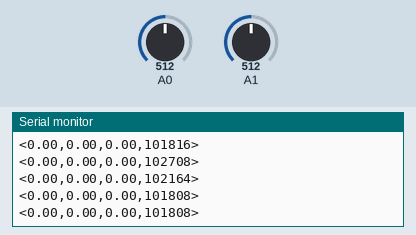
This sketch was run on a simulated Arduino Uno, built with avr-gcc and run on an emulated ATmega328P. On the bench: the last lines printed to the serial monitor. The inputs (shaded band) are chosen by the test bench; at power-on: A1 = 512, A0 = 512.

Above: at 5.7 s.
5.8 s: A1 set to 585
At 5.83 s:
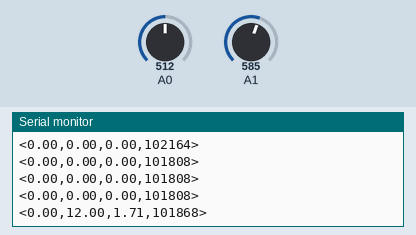
7.3 s: A1 set to 555
At 7.37 s:
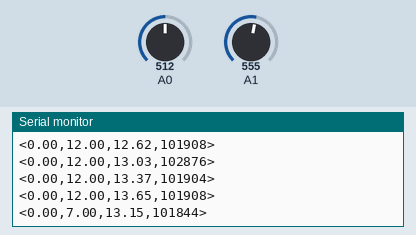
Timing chart, 0 to 9.8 s (numbered marks = the images above; inputs shaded):
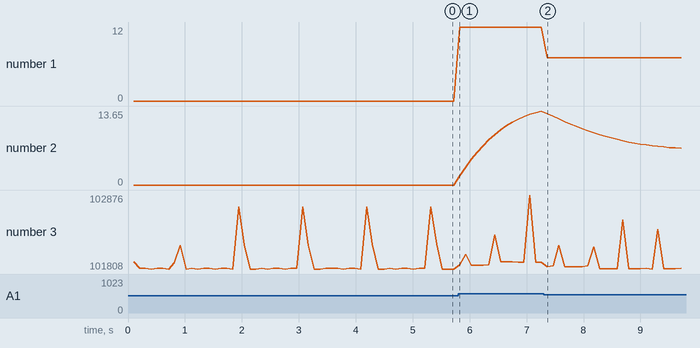

Measured:
- after the input at 5.8 s, the serial monitor: prints a new line at once (image 1)
- after the input at 7.3 s, the serial monitor: prints a new line after 0.06 s (image 2)
- plotted number 1: 0 → 12 after the input at 5.8 s, 12 → 7 after the input at 7.3 s
- plotted number 2: 0 → 13.65 after the input at 5.8 s, 13.65 → 6.77 after the input at 7.3 s
- plotted number 3: 101808 → 101908 after the input at 5.8 s

The sketch:

Debug_test.ino
```cpp
/*************************************************/
/* Debug_test.ino -- Debug software debugger     */
/*                                               */
/* Author: Mathias Dannesbo <neic@neic.dk>       */
/*                                               */
/* Time-stamp: <2012-05-09 21:42:51 (neic)>      */
/* Part of the Swagway project                   */
/* https://github.com/neic/Swagway               */
/*                                               */
/*************************************************/

#include <math.h>


unsigned long sinceLastSend;

double accAngle, gyroAngle, estAngle, zg;

// Kalman filter
const float Q_angle = 0.001; // Process noise covariance for the accelerometer - Sw
const float Q_gyro = 0.003; // Process noise covariance for the gyro - Sw
const float R_angle = 0.03; // Measurement noise covariance - Sv

double angle = 0; // It starts at 0 degrees
double bias = 0;
double P_00 = 0, P_01 = 0, P_10 = 0, P_11 = 0;
double dt, y, S;
double K_0, K_1;

void setup()
{
  Serial.begin(115200);
  pinMode(A0,INPUT);
  pinMode(A1,INPUT);
}

void loop()
{
  if ((micros()-sinceLastSend) > 100000)
    {
      zg = map(analogRead(A0),0,1023,-90,90);
      gyroAngle =+ zg;
      accAngle = map(analogRead(A1),0,1023,-90,90);
      estAngle = kalman(accAngle, zg, micros()-sinceLastSend);
      sendToGraph();

      sinceLastSend = micros();
    }
}

  double kalman(double newAngle, double newRate, double dtime) {
    // KasBot V2 - Kalman filter module - http://www.arduino.cc/cgi-bin/yabb2/YaBB.pl?num=1284738418 - http://www.x-firm.com/?page_id=145
    // with slightly modifications by Kristian Lauszus
    // See http://academic.csuohio.edu/simond/courses/eec644/kalman.pdf and http://www.cs.unc.edu/~welch/media/pdf/kalman_intro.pdf for more information
      dt = dtime / 1000000; // Convert from microseconds to seconds

    // Discrete Kalman filter time update equations - Time Update ("Predict")
    // Update xhat - Project the state ahead
    angle += dt * (newRate - bias);

    // Update estimation error covariance - Project the error covariance ahead
    P_00 += -dt * (P_10 + P_01) + Q_angle * dt;
    P_01 += -dt * P_11;
    P_10 += -dt * P_11;
    P_11 += +Q_gyro * dt;

    // Discrete Kalman filter measurement update equations - Measurement Update ("Correct")
    // Calculate Kalman gain - Compute the Kalman gain
    S = P_00 + R_angle;
    K_0 = P_00 / S;
    K_1 = P_10 / S;

    // Calculate angle and resting rate - Update estimate with measurement zk
    y = newAngle - angle;
    angle += K_0 * y;
    bias += K_1 * y;

    // Calculate estimation error covariance - Update the error covariance
    P_00 -= K_0 * P_00;
    P_01 -= K_0 * P_01;
    P_10 -= K_1 * P_00;
    P_11 -= K_1 * P_01;

    return angle;
  }


void sendToGraph()
{
  Serial.print("<");
  Serial.print(gyroAngle); //0
  Serial.print(",");
  Serial.print(accAngle); //1
  Serial.print(",");
  Serial.print(estAngle); //2
  Serial.print(",");
  Serial.print(micros()-sinceLastSend); //3
  Serial.println(">");
}
```
